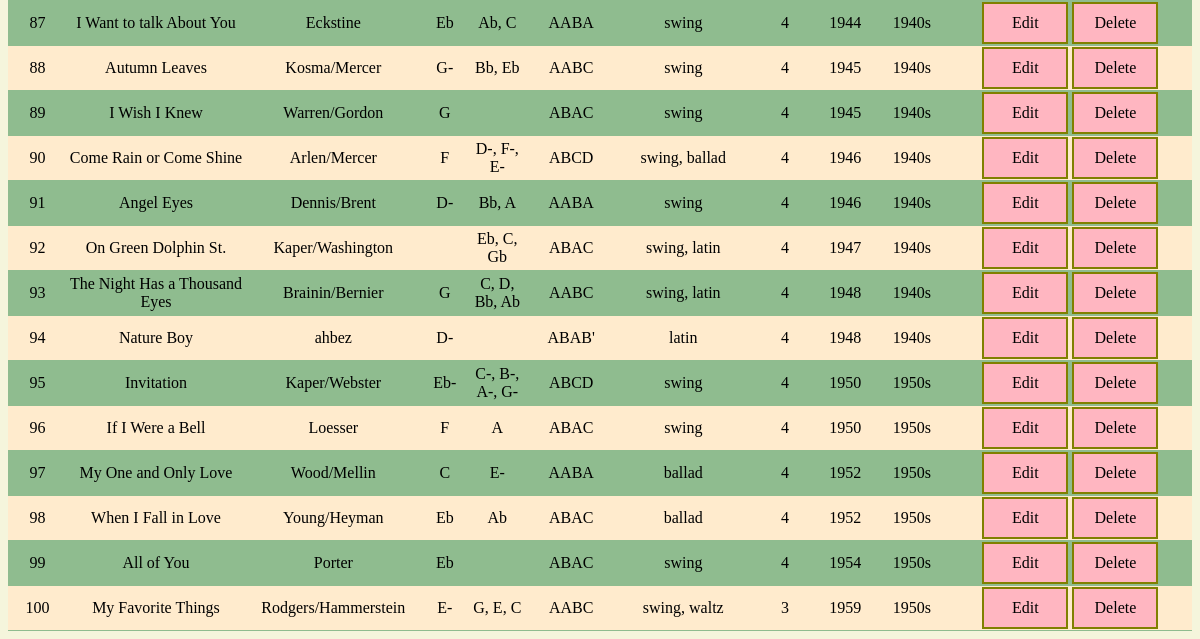
The page /index (signed in, lower part) on the database as committed earlier.
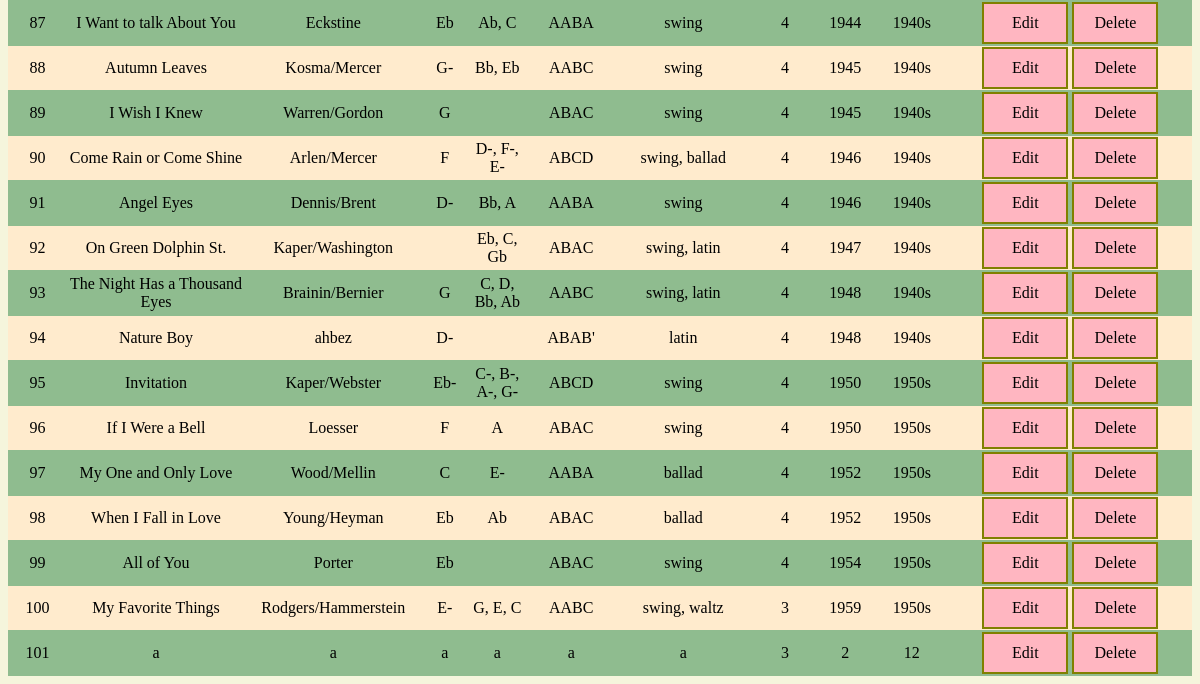
The same page on the database as committed later.
### app/models.py (models this page shows, shortened)
class Tune(db.Model):
    __tablename__ = "tunes"
    id = db.Column(db.Integer, primary_key=True)
    title = db.Column(db.String(120), unique=True, nullable=False)
    composer = db.Column(db.String(64))
    key = db.Column(db.String(3))
    other_key = db.Column(db.String(12))
    song_form = db.Column(db.String(20))
    style = db.Column(db.String(20))
    meter = db.Column(db.SmallInteger)
    year = db.Column(db.SmallInteger)
    decade = db.Column(db.String(5))
    players = db.relationship("User", secondary=user_tune, backref="repertoire")
    groups = db.Column(db.String(100))

### app/routes.py (the view, shortened to what this page needs)
@app.route('/')
@app.route('/index', methods=['GET', 'POST'])
def index():
    tunes = Tune.query.all()
    form = SearchForm()
    return render_template("index.html", tunes=tunes, form=form)

### app/models.py (called while the page is built)
@login.user_loader
def load_user(id):
    return User.query.get(int(id))

### app/templates/index.html (shortened to what this page needs)
{% extends 'base.html' %}
{% block content %}
{% if current_user.is_anonymous %}
<h3>Welcome!</h3>
<p>
 Tunetoot is a jazz repertoire management app.
</p>
<p>
    <a href="{{ url_for('login') }}">Log in</a>
    or
    <a href="{{ url_for('register') }}">register </a>
    to get started.
</p>
{% else %}
<table style = width:100%;>
    {% for tune in tunes %}
    <tr>
        <td style="width:5%">{{ tune.id }}</td>
        <td style="width:15%">{{ tune.title }}</td>
        <td>{{ tune.composer }}</td>
        <td>{{ tune.key }}</td>
        <td>{{ tune.other_key }}</td>
        <td>{{ tune.song_form }}</td>
        <td>{{ tune.style }}</td>
        <td>{{ tune.meter }}</td>
        <td>{{ tune.year }}</td>
        <td>{{ tune.decade }}</td>
        <td>
            <a class="editbutton" href="{{ url_for('edit_tune', tune_id=tune.id) }}">Edit</a>
            <a class="deletebutton" href="{{ url_for('delete_tune', tune_id=tune.id) }}">Delete</a>
        </td>
        <td></td>
    </tr>
    {% endfor %}
</table>
{% endif %}
{% endblock %}

### app/templates/base.html (shortened to what this page needs)
<!DOCTYPE html>
<html lang="en">
<head>
    <link rel="stylesheet" href="../static/main.css">
</head>
<body>
    {% include 'nav.html' %}
    {% block content %}{% endblock %}
</body>
</html>

### app/templates/nav.html (shortened to what this page needs)
<html>
<body>
</body>
</html>

### app/static/main.css (style rules this page uses)
html { background-color: beige; }
table, th, td { border-bottom: 1px solid darkseagreen; border-collapse: collapse; text-align: center; }

Rows that differ between the two databases and show on the page:
added Tune: id "101", title "a", composer "a", key "a", other_key "a", song_form "a", style "a", meter "3", year "2", decade "12"
